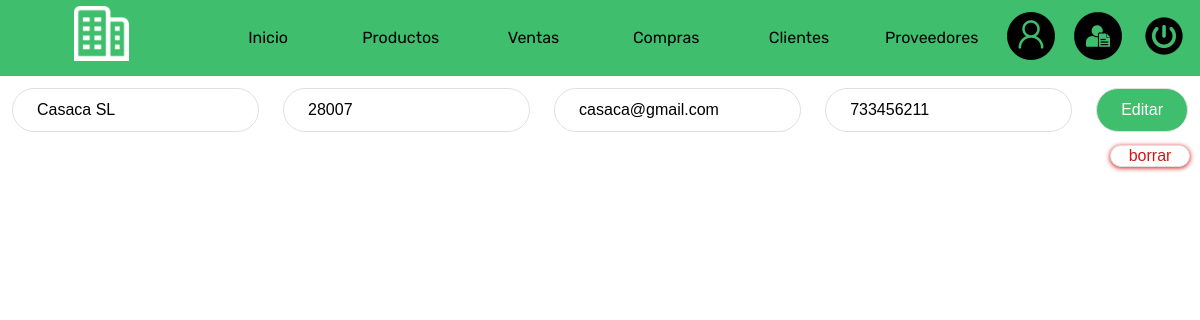
Page /editarproveedores.php?idproveedor=1 (signed in) on the earlier database version.
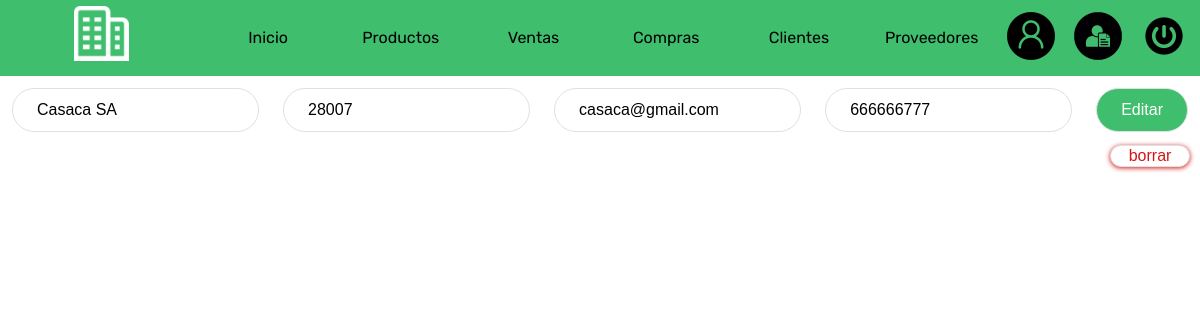
Same page on the later database version.
### tables this page shows
CREATE TABLE `proveedores` (
  `id_proveedor` int(3) NOT NULL,
  `nombre` varchar(40) DEFAULT NULL,
  `cp` varchar(6) DEFAULT NULL,
  `correo` varchar(40) DEFAULT NULL,
  `tlf` varchar(14) DEFAULT NULL,
  `iban` varchar(30) DEFAULT NULL
);

### Db/Con1Db.php (called while the page is built)
<?php
class Connection
{
    public static function conn1()
    {
        $mysqli = new mysqli('localhost', 'root','', 'erp');
        if($mysqli->connect_errno)
        {
            printf("Error en la conexion: %s\n", $mysqli->coneect_errno);
        }
        else
        {
            $mysqli->set_charset('utf8');
            return $mysqli;
        }
    }
}
?>

### Controllers/EditarProveedoresController1.php (called while the page is built, shortened)
<?php
    $idProveedor = $_GET['idproveedor'];
    if(file_exists("../Db/Con1Db.php"))
    {
        require_once "../Db/Con1Db.php";
        require_once "../Models/Datos1Model.php";
    }
    elseif(file_exists("Db/Con1Db.php"))
    {
        require_once "Db/Con1Db.php";
        require_once "Models/Datos1Model.php";
    }
    $oData = new Datos;
    $sql = "SELECT * FROM proveedores where id_proveedor='$idProveedor'";
    $data = $oData->getData1($sql);
    if(empty($data))
    {
        echo"
            <div class='bloque1 negrita'>
                No hay datos.
                $idProveedor
            </div>
        ";
    }
    else
    {
        foreach ($data as $row)
        {
            $nombre = $row->nombre;
            $cp = $row->cp;
            $correo = $row->correo;
            $tlf = $row->tlf;
        }
    }
?>

### Models/Datos1Model.php (called while the page is built, shortened)
<?php
class Datos
{
    private $mysqli;
    private $data;
    public function __construct()
    {
        $this->mysqli= Connection::conn1();
        $this->data=array();
    }
    public function getData1($sql)
    {
        $result = $this->mysqli->query($sql);
        while($rows=$result->fetch_object())
        {
            $this->data[]=$rows;
        }
        return $this->data;
    }
}
?>

### Views/Proveedores/Proveedores1EdicionView.php (the view, shortened to what this page needs)
<div class="divEliminarproveedores">
   <div class="bloque1" id="">
        <form id="formEdicionProveedores1" class="bloque1 col-8">
        <?php require_once "Controllers/EditarProveedoresController1.php"; ?>
            <input type="text" name="textEdicionProveedores2" id="textEdicionProveedores2" required class="campo1" value='<?php echo $nombre;?>'>
            <input type="text" name="textEdicionProveedores3" id="textEdicionProveedores3" required class="campo1" value='<?php echo $cp;?>'>
            <input type="text" name="textEdicionProveedores4" id="textEdicionProveedores4" required class="campo1" value='<?php echo $correo;?>'>
            <input type="text" name="textEdicionProveedores5" id="textEdicionProveedores5" required class="campo1" value='<?php echo $tlf;?>'>
            <input type="submit" name="botonEdicionProveedores1" id="botonEdicionProveedores1" class="boton1" value="Editar">
        </form>
    </div>
    <div class="col-12 eliminarproveedores">
        <div class="col-1 ">
            <input type="button" name="botonBorrarProveedores1" id="botonBorrarProveedores1" class="borrar" value="borrar">
        </div>
    </div>
</div>

Differences in the rows shown:
changed proveedores "casaca@gmail.com": textEdicionProveedores2 "Casaca SL" → "Casaca SA"; textEdicionProveedores5 "733456211" → "666666777"
